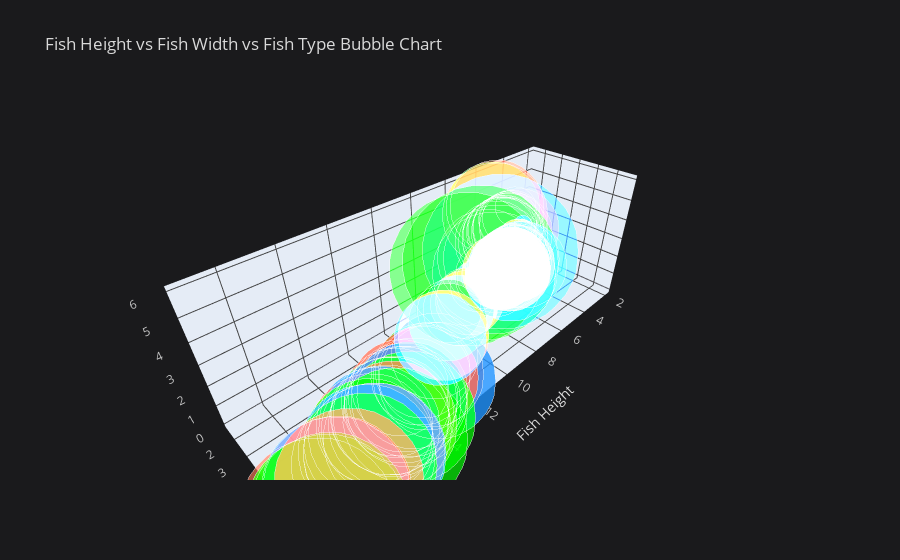

The cell this chart's notebook holds for it:
### Code cell
df[:100].iplot(kind="bubble3d", x="Height", y="Width",z="Species", size="Width",
              colors=["dodgerblue", "lime", "tomato"],
              xTitle="Fish Height", yTitle="Fish Width",
              title="Fish Height vs Fish Width vs Fish Type Bubble Chart")
